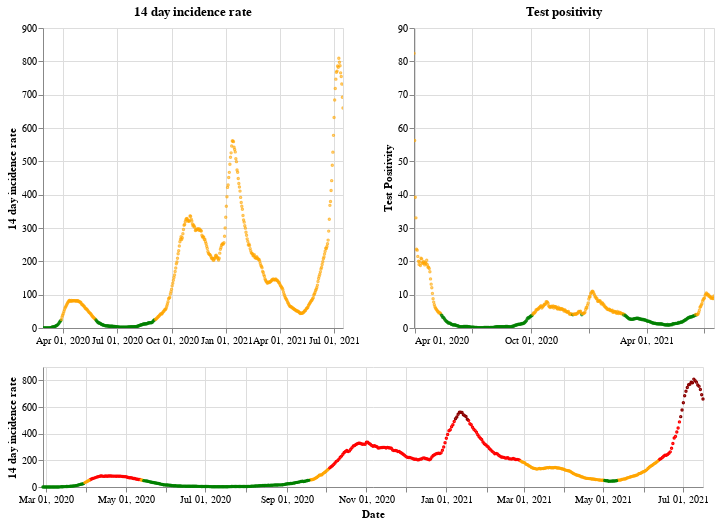

Notebook source saved alongside this figure:
### Markdown cell above
## Scotland

### Code cell
plot_traffic_light('Scotland')

### Figure 1 — Vega-Lite specification as saved in the notebook (floating-point values rounded to 4 significant figures; data arrays with more than 128 entries replaced by an {"elided": "..."} marker saying what was removed)
{"config": {"view": {"continuousWidth": 400, "continuousHeight": 300}}, "vconcat": [{"hconcat": [{"mark": {"type": "point", "size": 2}, "encoding": {"color": {"condition": {"value": "green", "test": "(datum.twoWeeklyCasesRate <= 25)"}, "value": "orange"}, "tooltip": [{"type": "nominal", "field": "areaName"}, {"type": "temporal", "field": "date"}, {"type": "quantitative", "field": "twoWeeklyCasesRate"}, {"type": "quantitative", "field": "testPositivity"}], "x": {"type": "temporal", "axis": {"title": ""}, "field": "date", "scale": {"domain": {"selection": "DateBrush"}}, "timeUnit": "yearmonthdate"}, "y": {"type": "quantitative", "axis": {"title": "14 day incidence rate"}, "field": "twoWeeklyCasesRate"}}, "title": "14 day incidence rate", "width": 300}, {"mark": {"type": "point", "size": 2}, "encoding": {"color": {"condition": {"value": "green", "test": "(datum.testPositivity <= 4)"}, "value": "orange"}, "tooltip": [{"type": "nominal", "field": "areaName"}, {"type": "temporal", "field": "date"}, {"type": "quantitative", "field": "twoWeeklyCasesRate"}, {"type": "quantitative", "field": "testPositivity"}], "x": {"type": "temporal", "axis": {"title": ""}, "field": "date", "scale": {"domain": {"selection": "DateBrush"}}, "timeUnit": "yearmonthdate"}, "y": {"type": "quantitative", "axis": {"title": "Test Positivity"}, "field": "testPositivity"}}, "title": "Test positivity", "width": 300}]}, {"layer": [{"mark": {"type": "point", "size": 2}, "encoding": {"color": {"condition": {"value": "orange", "test": "(((datum.testPositivity < 4) && (datum.twoWeeklyCasesRate >= 50)) && (datum.twoWeeklyCasesRate < 200))"}, "value": "red"}, "opacity": {"condition": {"value": 1, "test": "((datum.twoWeeklyCasesRate >= 50) && (datum.twoWeeklyCasesRate < 500))"}, "value": 0}, "tooltip": [{"type": "nominal", "field": "areaName"}, {"type": "temporal", "field": "date"}, {"type": "quantitative", "field": "twoWeeklyCasesRate"}, {"type": "quantitative", "field": "testPositivity"}], "x": {"type": "temporal", "axis": {"title": "Date"}, "field": "date", "timeUnit": "yearmonthdate"}, "y": {"type": "quantitative", "axis": {"title": "14 day incidence rate"}, "field": "twoWeeklyCasesRate"}}, "selection": {"DateBrush": {"type": "interval", "encodings": ["x"], "fields": ["Time"]}}}, {"mark": {"type": "point", "size": 2}, "encoding": {"color": {"value": "darkred"}, "opacity": {"condition": {"value": 1, "test": "(datum.twoWeeklyCasesRate >= 500)"}, "value": 0}, "tooltip": [{"type": "nominal", "field": "areaName"}, {"type": "temporal", "field": "date"}, {"type": "quantitative", "field": "twoWeeklyCasesRate"}, {"type": "quantitative", "field": "testPositivity"}], "x": {"type": "temporal", "axis": {"title": "Date"}, "field": "date", "timeUnit": "yearmonthdate"}, "y": {"type": "quantitative", "axis": {"title": "14 day incidence rate"}, "field": "twoWeeklyCasesRate"}}}, {"mark": {"type": "point", "size": 2}, "encoding": {"color": {"condition": {"value": "green", "test": "((datum.testPositivity < 4) && (datum.twoWeeklyCasesRate < 50))"}, "value": "orange"}, "opacity": {"condition": {"value": 1, "test": "(datum.twoWeeklyCasesRate < 50)"}, "value": 0}, "tooltip": [{"type": "nominal", "field": "areaName"}, {"type": "temporal", "field": "date"}, {"type": "quantitative", "field": "twoWeeklyCasesRate"}, {"type": "quantitative", "field": "testPositivity"}], "x": {"type": "temporal", "axis": {"title": "Date"}, "field": "date", "timeUnit": "yearmonthdate"}, "y": {"type": "quantitative", "axis": {"title": "14 day incidence rate"}, "field": "twoWeeklyCasesRate"}}}], "height": 120, "width": 660}], "data": {"name": "data-cf719dfe4f2d7fb7c58278331027176b"}, "$schema": "https://vega.github.io/schema/vega-lite/v4.8.1.json", "datasets": {"data-cf719dfe4f2d7fb7c58278331027176b": {"elided": "505 records"}}}
